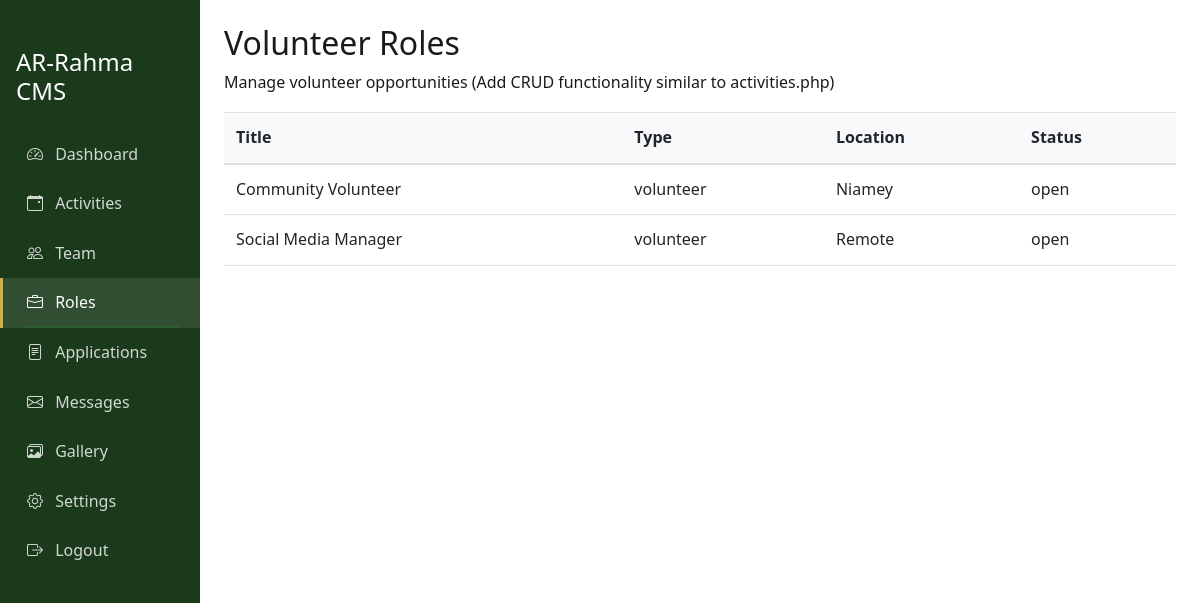
Screenshot of /admin/roles.php (signed in) with the database file from the repository.
### tables this page shows
CREATE TABLE open_roles (
    id INT AUTO_INCREMENT PRIMARY KEY,
    title VARCHAR(255) NOT NULL,
    description TEXT NOT NULL,
    requirements TEXT,
    responsibilities TEXT,
    type ENUM('volunteer', 'internship', 'full_time', 'part_time', 'contract') DEFAULT 'volunteer',
    location VARCHAR(255),
    duration VARCHAR(100),
    slots_available INT DEFAULT 1,
    slots_filled INT DEFAULT 0,
    deadline DATE,
    status ENUM('open', 'closed', 'draft') DEFAULT 'open',
    created_by INT,
    created_at TIMESTAMP DEFAULT CURRENT_TIMESTAMP,
    updated_at TIMESTAMP DEFAULT CURRENT_TIMESTAMP ON UPDATE CURRENT_TIMESTAMP,
    FOREIGN KEY (created_by) REFERENCES admins(id) ON DELETE SET NULL,
    INDEX idx_status (status)
);

### admin/roles.php (the view)
<?php
require_once '../config/database.php';
include 'includes/admin_header.php';
$stmt = $pdo->query("SELECT * FROM open_roles ORDER BY created_at DESC");
$roles = $stmt->fetchAll();
?>
<h2>Volunteer Roles</h2>
<p>Manage volunteer opportunities (Add CRUD functionality similar to activities.php)</p>
<div class="table-responsive">
    <table class="table">
        <thead>
            <tr>
                <th>Title</th>
                <th>Type</th>
                <th>Location</th>
                <th>Status</th>
            </tr>
        </thead>
        <tbody>
            <?php foreach ($roles as $role): ?>
            <tr>
                <td><?php echo htmlspecialchars($role['title']); ?></td>
                <td><?php echo $role['type']; ?></td>
                <td><?php echo htmlspecialchars($role['location']); ?></td>
                <td><?php echo $role['status']; ?></td>
            </tr>
            <?php endforeach; ?>
        </tbody>
    </table>
</div>
<?php include 'includes/admin_footer.php'; ?>

### assets/css/style.css (style rules this page uses)
:root { --primary-color: #2C5F2D; --primary-dark: #1a3a1b; --primary-light: #4a8f4c; --secondary-color: #D4AF37; --secondary-dark: #b8941f; --accent-color: #E8491D; --dark-text: #1a1a1a; --light-text: #666666; --white: #ffffff; --light-bg: #f8f9fa; --border-color: #e0e0e0; --spacing-sm: 1rem; --spacing-md: 1.5rem; --spacing-lg: 2rem; --spacing-xl: 3rem; --shadow-sm: 0 2px 4px rgba(0,0,0,0.1); --shadow-md: 0 4px 8px rgba(0,0,0,0.12); --shadow-lg: 0 8px 16px rgba(0,0,0,0.15); }
* { margin: 0; padding: 0; box-sizing: border-box; }
body { font-family: 'Segoe UI', Tahoma, Geneva, Verdana, sans-serif; color: var(--dark-text); line-height: 1.6; background: var(--white); }
.table { width: 100%; margin-bottom: 1rem; background-color: transparent; }
.table th, .table td { padding: 0.75rem; vertical-align: top; border-top: 1px solid var(--border-color); }
.table thead th { vertical-align: bottom; border-bottom: 2px solid var(--border-color); background: var(--light-bg); font-weight: 600; }

### rows the page displays
open_roles: title "Community Volunteer", type "volunteer", location "Niamey", status "open"
open_roles: title "Social Media Manager", type "volunteer", location "Remote", status "open"
